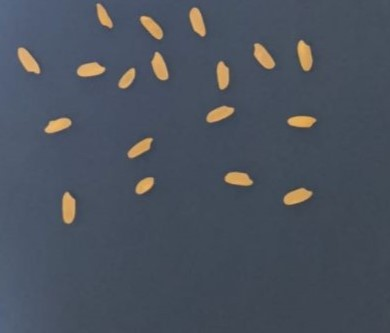
#> input picture Odev3/pirinc.jpg, 390 x 333 px
$ python algoritma.py
#> lines starting #> are read from the running program, lines starting #| are printed output that depends on the picture; after the words box and inside, x2 and y2 are one past the last pixel; in counts of white or black regions, pixels touching at a corner belong together
import cv2

# Görüntüyü yükle
image = cv2.imread('pirinc.jpg')
#> image is the input picture: shape (333, 390, 3); mean B, G, R 93.8, 82.2, 74.9

# Gri tonlamaya dönüştür
gray_image = cv2.cvtColor(image, cv2.COLOR_BGR2GRAY)
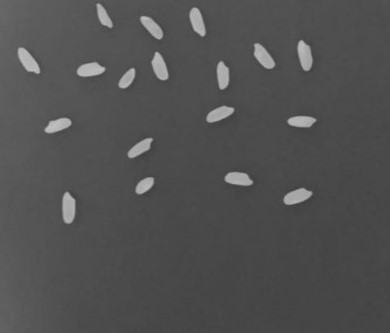
#> gray_image: shape (333, 390); min 59, max 195, mean 81.3


# Görüntüyü iyileştirme
blur = cv2.GaussianBlur(gray_image, (5, 5), 0)

# Eşikleme
x, thresholded = cv2.threshold(blur, 130, 255, cv2.THRESH_BINARY)
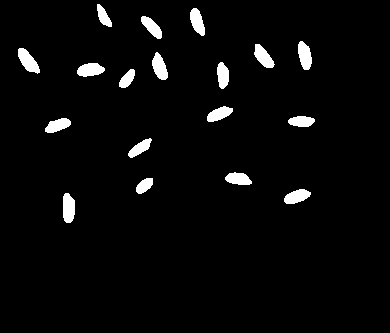
#> thresholded: shape (333, 390); 3.6% white; 18 white regions

# Görüntüdeki kontürleri bul
sayi, x = cv2.findContours(thresholded, cv2.RETR_EXTERNAL, cv2.CHAIN_APPROX_SIMPLE)
#> sayi = 18 contours; largest, box (x1, y1, x2, y2) and area: (18, 48, 40, 74) 282, (63, 193, 75, 223) 274, (298, 41, 312, 70) 260, (77, 63, 105, 77) 258, (152, 52, 168, 80) 257; x = 18 rows, first 6: [1, -1, -1, -1], [2, 0, -1, -1], [3, 1, -1, -1], [4, 2, -1, -1], [5, 3, -1, -1], [6, 4, -1, -1]

# Kontür sayısını yazdır (pirinç tanelerinin sayısı)
print(f"Pirinc tanelerinin sayısı: {len(sayi)}")
#| Pirinc tanelerinin sayısı: 18

# Görüntüyü ekranda göster
cv2.imshow('Pirinc Taneleri', gray_image)
cv2.waitKey(0)
cv2.destroyAllWindows()
